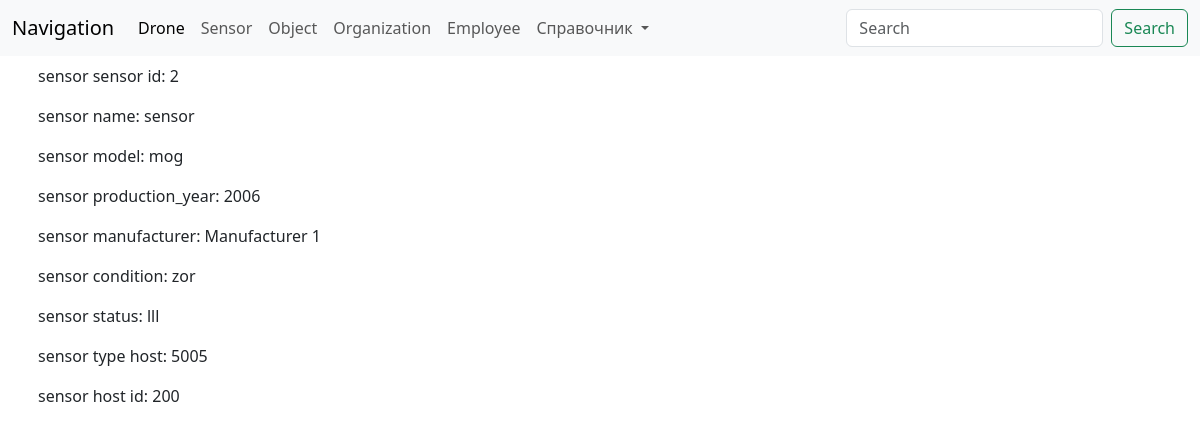
The app's page /directory/sensor/1/ with its own data.
### directory/models.py (models this page shows, shortened)
class Sensor(models.Model):
    sensor_id = models.CharField(max_length=100)
    name = models.CharField(max_length=100)
    type = models.ForeignKey(Sensortype, on_delete=models.SET_NULL, null=True)
    model = models.CharField(max_length=100)
    manufacturer = models.ForeignKey(Manufacturer, on_delete=models.SET_NULL, null=True)
    country_origin = models.ForeignKey(Country_origin, on_delete=models.SET_NULL, null=True)
    production_year = models.IntegerField()
    condition = models.CharField(max_length=100)
    status = models.CharField(max_length=100)
    type_host = models.CharField(max_length=100)
    host_id = models.CharField(max_length=100)
    class Meta:
        verbose_name_plural = "Sensors"
        verbose_name = "Sensor"

### spravchnik/models.py (models this page shows)
class Manufacturer(models.Model):
    name = models.CharField(max_length=155)
    def __str__(self):
        return self.name
    class Meta:
        verbose_name_plural = "Manufacturers"
        verbose_name = "Manufacturer"

### directory/views/view_class/sensor.py (the view)
# urls.py: path('sensor/<int:pk>/', DetailSensor.as_view(), name='detail_sensor'),
class DetailSensor(DetailView):
    model = Sensor
    template_name = 'directory/sensor/detail.html'
    context_object_name = 'sensor'

### templates/directory/sensor/detail.html
{% extends 'base.html' %}
{% block content %}
    <div class="container p-2">
        <p>sensor sensor id: {{ sensor.sensor_id }}</p>
        <p>sensor name: {{sensor.name }}</p>
        <p>sensor model: {{ sensor.model }}</p>
        <p>sensor production_year: {{ sensor.production_year }}</p>
        <p>sensor manufacturer: {{ sensor.manufacturer }}</p>
        <p>sensor condition: {{ sensor.condition }}</p>
        <p>sensor status: {{ sensor.status }}</p>
        <p>sensor type host: {{ sensor.type_host }}</p>
        <p>sensor host id: {{ sensor.host_id }}</p>
    </div>
{% endblock %}

### records on screen
Sensor: sensor_id "2", name "sensor", model "mog", production_year "2006", manufacturer "Manufacturer 1", condition "zor", status "lll", type_host "5005", host_id "200"
